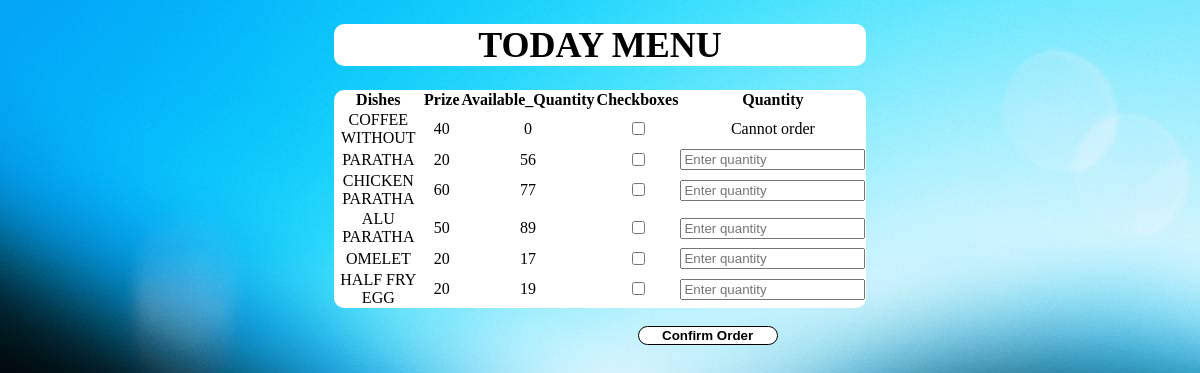
Page /stdmenu.php on the committed database.
### tables this page shows
CREATE TABLE IF NOT EXISTS `currentmenu` (
  `DID` varchar(3) NOT NULL,
  `DISHES` varchar(16) NOT NULL,
  `PRICE` int(8) NOT NULL,
  `QUANTITY` int(5) NOT NULL,
  `DAY` varchar(8) DEFAULT NULL,
  `DATE` date DEFAULT NULL,
  PRIMARY KEY (`DID`)
);

### stdmenu.php (the view, shortened to what this page needs)
<!DOCTYPE html>
<html>
<head>
	</head>
<body>
<div class="wrap">
	<div class="menuitem">
	 <h1>TODAY MENU</h1>
	</div>
<tbody>
<form method="POST" action="stdmenu.php">
<?php
include("dbconnection.php");
$sql="select * from currentmenu";
$result=mysqli_query($con,$sql);
echo "<table align='center'>";
echo "<tr>";
echo "<th>Dishes</th>";
echo "<th>Prize</th>";
echo "<th>Available_Quantity</th>";
echo "<th>Checkboxes</th>";
echo "<th>Quantity</th>";
echo "</tr>";
if($result>0){
  while($row=mysqli_fetch_array($result)){
	echo "<tr>";
	echo "<td>" . $row['DISHES'] . "</td>";
  echo "<td>" . $row['PRICE'] . "</td>";
  echo "<td>" . $row['QUANTITY'] . "</td>";
  $dynamiclist ="<input type='checkbox' name='checkbox[]' value='". $row['DID'] ."'>";
	  echo "<td>".$dynamiclist."</td>";
	  if($row['QUANTITY'] != 0){
		echo "<td><input type='text' name='".$row['DID']."' placeholder='Enter quantity' style='border'></td>";
	  }else {
		echo "<td>Cannot order</td>";
	  }
  }
  echo "</table>";
  echo "<br>";
  }
  else{
	echo "no record matching";
  }
	?>
<div class="button2">
<input type="submit" name="submit" value="Confirm Order"/>
</div>
</div>
</body>
</html>

### stdmenu.php (style rules this page uses)
body { background: url(32.jpg) no-repeat; }
table , h1 { border-collapse: collapse; width: 45%; background-color: white; border-radius: 10px; text-align: center; }
.button2 { float: right; margin-right: 35%; }
.button2 input[type='submit'] { background: white; border: 1px solid black; color: black; border-radius: 20px; width: 140px; font-weight: bold; cursor:pointer; }
.menuitem h1 ,.menu-tb { margin-left: 27.5%; }
.menuitem h1 { color: black; font-weight: bold; font-size: 36px; }

### rows in the picture
currentmenu: DISHES "COFFEE WITHOUT", PRICE "40", QUANTITY "0", shows "Cannot order"
currentmenu: DISHES "PARATHA", PRICE "20", QUANTITY "56"
currentmenu: DISHES "CHICKEN PARATHA", PRICE "60", QUANTITY "77"
currentmenu: DISHES "ALU PARATHA", PRICE "50", QUANTITY "89"
currentmenu: DISHES "OMELET", PRICE "20", QUANTITY "17"
currentmenu: DISHES "HALF FRY EGG", PRICE "20", QUANTITY "19"
